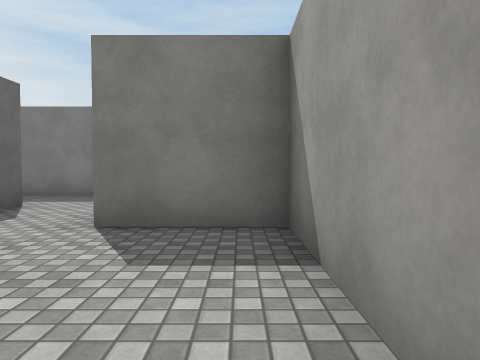
[1] (above)

18 first-person views from a walk through a 3-D level made in the Unity game engine. The camera is 1.2 m above the floor, tilts 2° down and sees 70° across. The floor is counted in squares, 2 m on a side. Each view is taken from the middle of a square. On the plan, view 1 faces up. The plan holds only what a view shows up to about 10 squares ahead; the rest is blank. The place goes on beyond the plan. The player is left out. Surface patterns are stand-ins for the level's own textures.

[2]
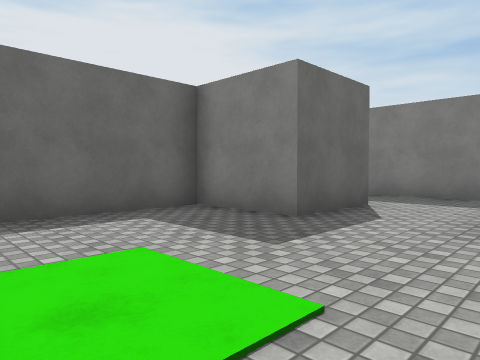

[3]
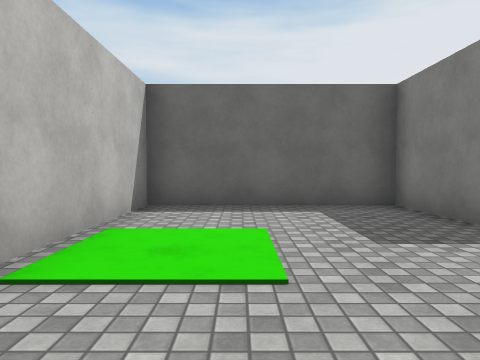

[4]
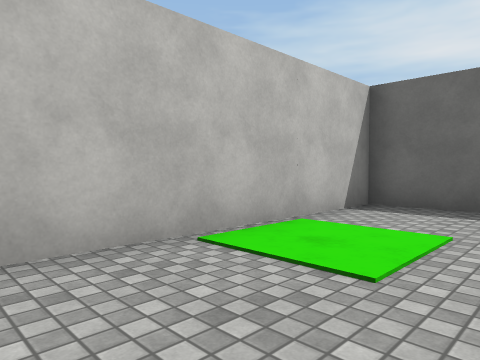

[5]
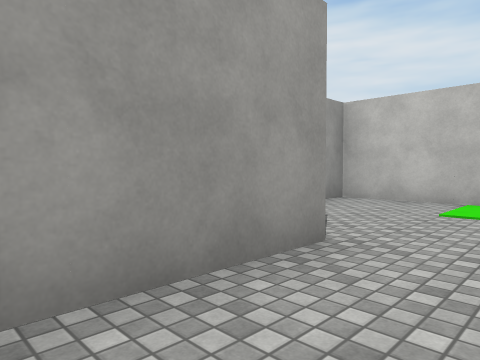

[6]
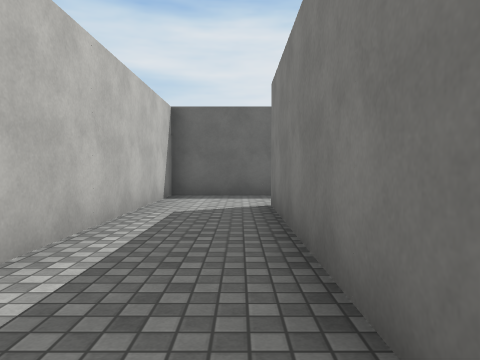

[7]
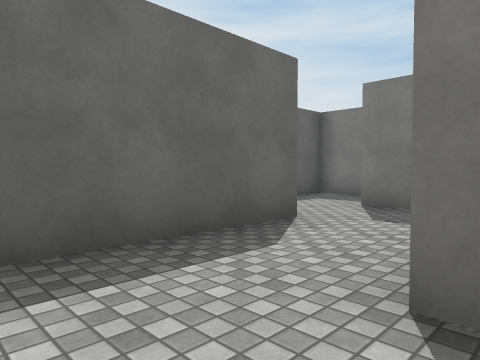

[8]
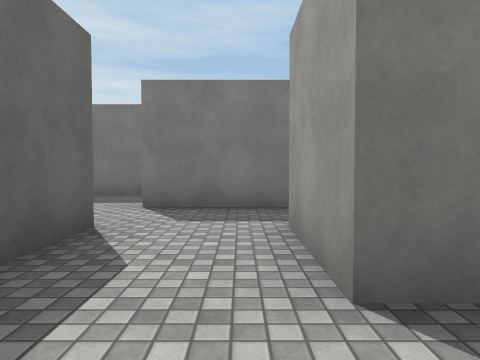

[9]
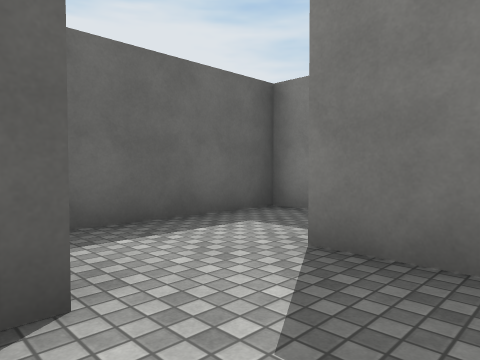

[10]
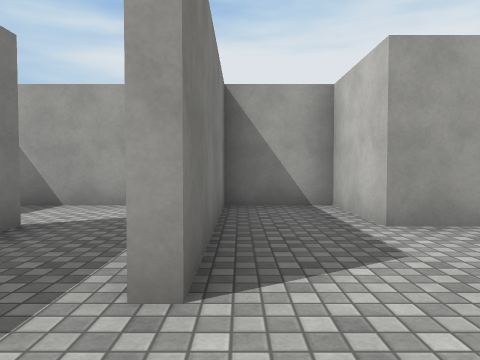

[11]
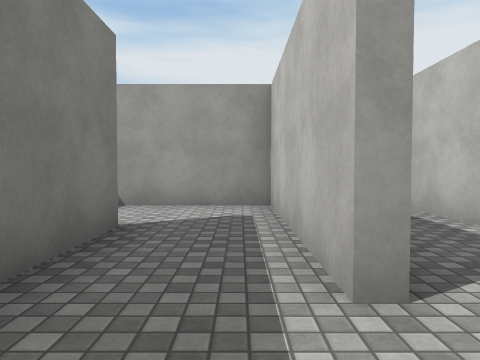

[12]
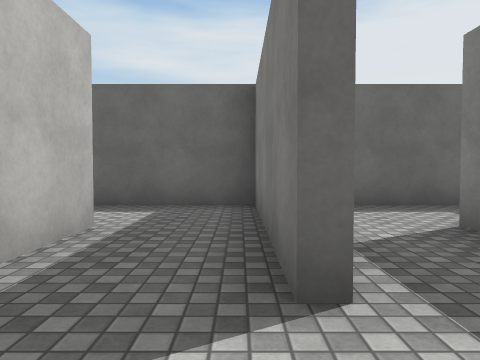

[13]
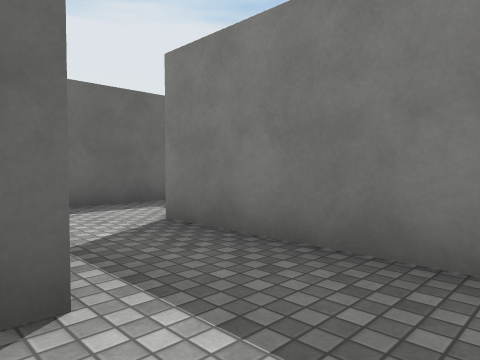

[14]
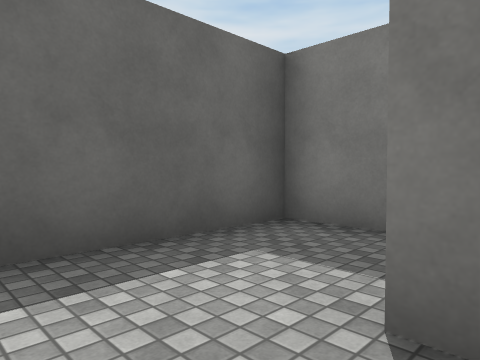

[15]
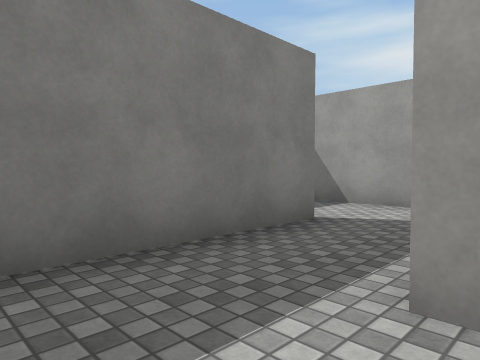

[16]
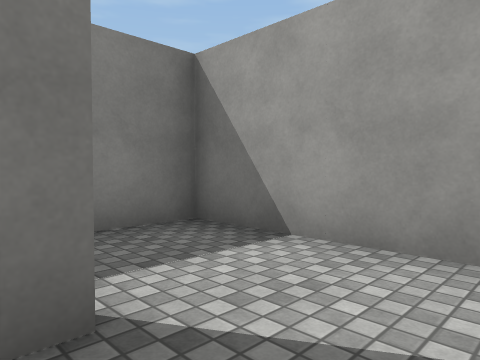

[17]
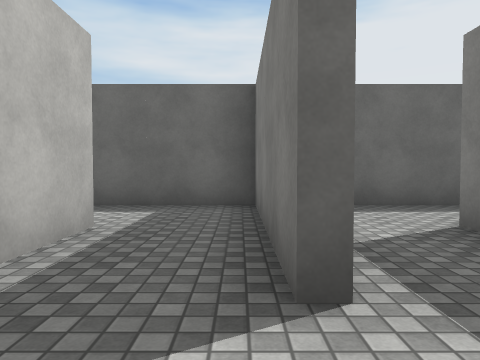

[18]
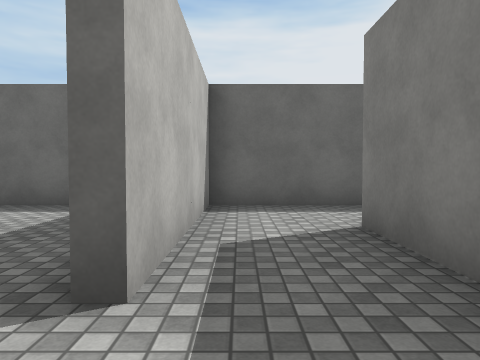

### Floor plan
Ten units are one square. View 1 is at (0, 0); x grows to the right and y downward. Boxes are objects, and circles mark ways between rooms. Rooms are numbered by the first view taken in them; rooms with no view inside come last. Other rooms are left out.
<svg viewBox="-120 -199 130 209">
<path fill="none" stroke="#000" d="M-35 -55 -35 -35 -55 -35 -55 5 5 5 5 -35 -15 -35 -15 -58M-22 -75 -75 -75 -75 -95M-95 -96 -95 -55 -41 -55M-75 -95 -55 -95 -55 -113 -95 -113M-115 -115 -115 -101M-95 -132 -115 -132 -115 -115M-75 -132 -95 -132M-95 -115 -55 -115 -55 -134M-64 -153 -95 -153M-55 -134 -55 -146M-115 -155 -115 -141M-74 -172 -96 -172M-55 -164 -55 -176M-95 -155 -81 -155M-95 -175 -75 -175M-55 -176 -55 -193 -95 -193M-115 -194 -115 -175 -95 -175M-96 -172 -115 -172 -115 -155"/>
<circle cx="-25" cy="-45" r="3" fill="#2a7"/>
<circle cx="-85" cy="-85" r="3" fill="#2a7"/>
<circle cx="-105" cy="-110" r="3" fill="#2a7"/>
<circle cx="-85" cy="-120" r="3" fill="#2a7"/>
<circle cx="-65" cy="-130" r="3" fill="#2a7"/>
<circle cx="-85" cy="-140" r="3" fill="#2a7"/>
<circle cx="-105" cy="-150" r="3" fill="#2a7"/>
<circle cx="-65" cy="-170" r="3" fill="#2a7"/>
<circle cx="-85" cy="-160" r="3" fill="#2a7"/>
<circle cx="-85" cy="-180" r="3" fill="#2a7"/>
<text x="-30" y="-20">1</text>
<text x="-60" y="-70">2</text>
<text x="-90" y="-100">3</text>
<text x="-110" y="-120">4</text>
<text x="-70" y="-120">5</text>
<text x="-80" y="-140">6</text>
<text x="-110" y="-150">7</text>
<text x="-70" y="-160">8</text>
<text x="-80" y="-180">9</text>
<text x="-110" y="-190">10</text>
<text x="-110" y="-160">11</text>
</svg>
Room 1 opens to room 2. Room 2 opens to room 3. Room 3 opens to room 4. Room 4 opens to room 5. Room 5 opens to room 6. Room 6 opens to room 7. Room 7 opens to room 11. Room 8 opens to room 9. Room 8 opens to room 11. Room 9 opens to room 10.

Where each view was taken, in squares from view 1:
view 1: 0 up, 0 right, facing up
view 2: 0 up, 1 left, facing up-left
view 3: 1 up, 0 right, facing left
view 4: 2 up, 0 right, facing down-left
view 5: 6 up, 3 left, facing down-right
view 6: 7 up, 2 left, facing left
view 7: 6 up, 7 left, facing up-left
view 8: 6 up, 8 left, facing up
view 9: 9 up, 8 left, facing up-left
view 10: 11 up, 11 left, facing right
view 11: 12 up, 11 left, facing right
view 12: 13 up, 6 left, facing left
view 13: 13 up, 6 left, facing up-left
view 14: 14 up, 9 left, facing up-left
view 15: 15 up, 11 left, facing up-right
view 16: 16 up, 8 left, facing up-right
view 17: 17 up, 6 left, facing left
view 18: 18 up, 6 left, facing left
